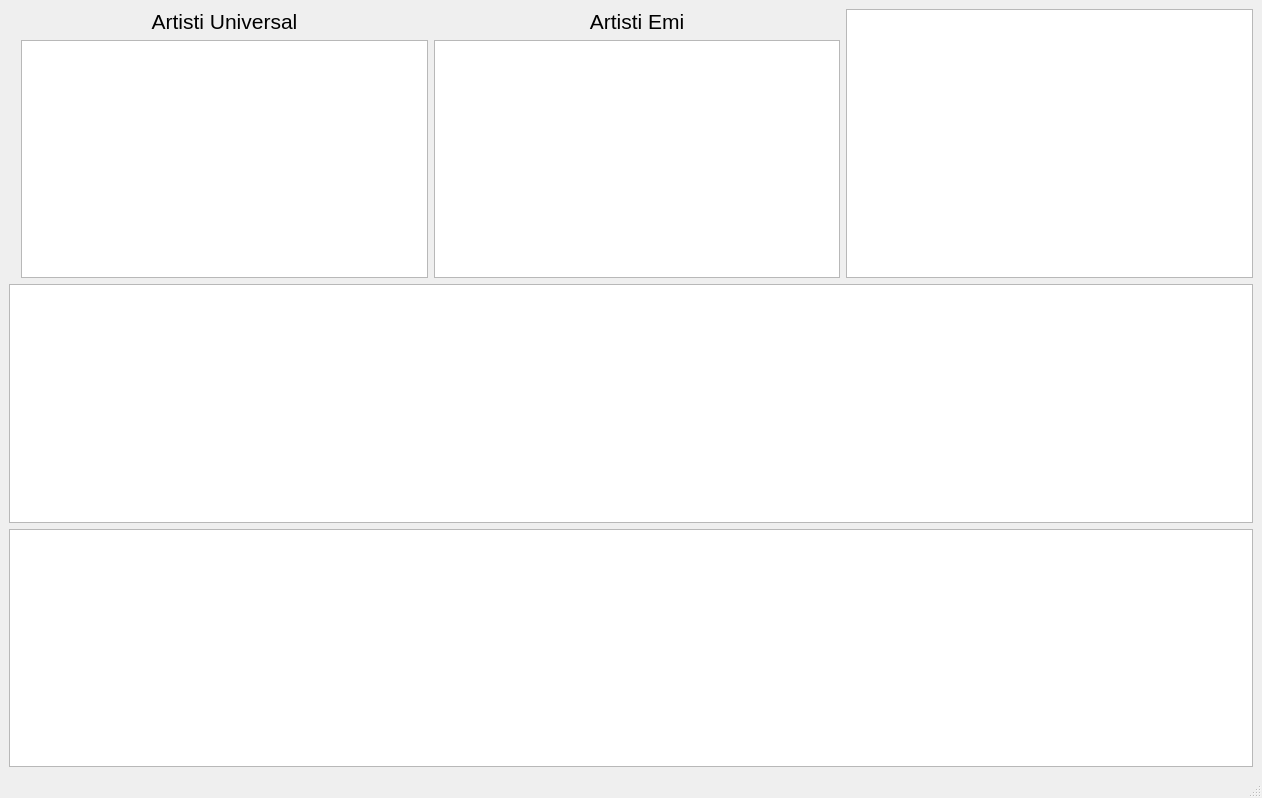
<?xml version="1.0" encoding="UTF-8"?>
<ui version="4.0">
 <class>MainWindow</class>
 <widget class="QMainWindow" name="MainWindow">
  <property name="geometry">
   <rect>
    <x>0</x>
    <y>0</y>
    <width>1262</width>
    <height>798</height>
   </rect>
  </property>
  <property name="windowTitle">
   <string>MainWindow</string>
  </property>
  <widget class="QWidget" name="centralwidget">
   <layout class="QGridLayout" name="gridLayout">
    <item row="4" column="0" colspan="5">
     <widget class="QChartView" name="graphicsView_e"/>
    </item>
    <item row="1" column="2">
     <widget class="QListWidget" name="listWidget_Uni"/>
    </item>
    <item row="1" column="3">
     <widget class="QListWidget" name="listWidget_Emi"/>
    </item>
    <item row="2" column="0" colspan="5">
     <widget class="QChartView" name="graphicsView_u"/>
    </item>
    <item row="0" column="2">
     <widget class="QLabel" name="label">
      <property name="text">
       <string>&lt;html&gt;&lt;head/&gt;&lt;body&gt;&lt;p align=&quot;center&quot;&gt;&lt;span style=&quot; font-size:16pt;&quot;&gt;Artisti Universal&lt;/span&gt;&lt;/p&gt;&lt;/body&gt;&lt;/html&gt;</string>
      </property>
     </widget>
    </item>
    <item row="0" column="3">
     <widget class="QLabel" name="label_2">
      <property name="text">
       <string>&lt;html&gt;&lt;head/&gt;&lt;body&gt;&lt;p align=&quot;center&quot;&gt;&lt;span style=&quot; font-size:16pt;&quot;&gt;Artisti Emi&lt;/span&gt;&lt;/p&gt;&lt;/body&gt;&lt;/html&gt;</string>
      </property>
     </widget>
    </item>
    <item row="0" column="4" rowspan="2">
     <widget class="QChartView" name="graphicsView"/>
    </item>
   </layout>
  </widget>
  <widget class="QMenuBar" name="menubar">
   <property name="geometry">
    <rect>
     <x>0</x>
     <y>0</y>
     <width>1262</width>
     <height>21</height>
    </rect>
   </property>
  </widget>
  <widget class="QStatusBar" name="statusbar"/>
 </widget>
 <customwidgets>
  <customwidget>
   <class>QChartView</class>
   <extends>QGraphicsView</extends>
   <header location="global">QtCharts</header>
  </customwidget>
 </customwidgets>
 <resources/>
 <connections/>
</ui>
